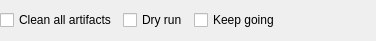
<?xml version="1.0" encoding="UTF-8"?>
<ui version="4.0">
 <class>QbsProjectManager::Internal::QbsCleanStepConfigWidget</class>
 <widget class="QWidget" name="QbsProjectManager::Internal::QbsCleanStepConfigWidget">
  <property name="geometry">
   <rect>
    <x>0</x>
    <y>0</y>
    <width>376</width>
    <height>41</height>
   </rect>
  </property>
  <layout class="QHBoxLayout" name="horizontalLayout">
   <property name="leftMargin">
    <number>0</number>
   </property>
   <property name="topMargin">
    <number>0</number>
   </property>
   <property name="rightMargin">
    <number>0</number>
   </property>
   <property name="bottomMargin">
    <number>0</number>
   </property>
   <item>
    <widget class="QCheckBox" name="cleanAllCheckBox">
     <property name="text">
      <string>Clean all artifacts</string>
     </property>
    </widget>
   </item>
   <item>
    <widget class="QCheckBox" name="dryRunCheckBox">
     <property name="text">
      <string>Dry run</string>
     </property>
    </widget>
   </item>
   <item>
    <widget class="QCheckBox" name="keepGoingCheckBox">
     <property name="text">
      <string>Keep going</string>
     </property>
    </widget>
   </item>
   <item>
    <spacer name="horizontalSpacer">
     <property name="orientation">
      <enum>Qt::Horizontal</enum>
     </property>
     <property name="sizeHint" stdset="0">
      <size>
       <width>58</width>
       <height>20</height>
      </size>
     </property>
    </spacer>
   </item>
  </layout>
 </widget>
 <resources/>
 <connections/>
</ui>
